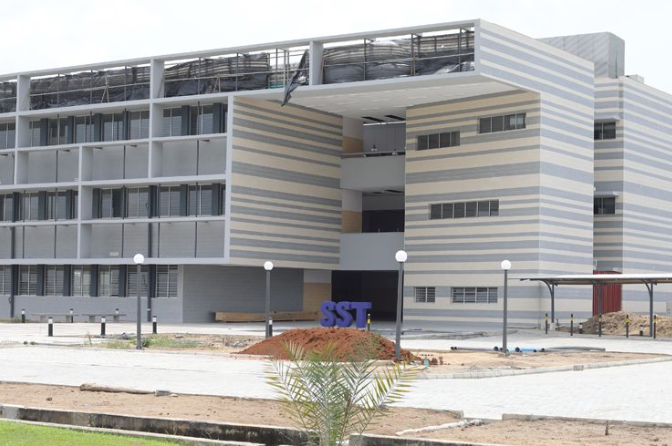
#> input picture WEEK_3/img/sst.png, 672 x 446 px
$ jupyter execute practice_7.ipynb
#> lines starting #> are read from the running program, lines starting #| are printed output that depends on the picture
[cell 1]
import cv2 as cv

img = cv.imread('img/sst.png')
#> img is the input picture: shape (446, 672, 3); mean B, G, R 162.7, 164.4, 165.4

cv.imshow('Original Image', img)
cv.waitKey(0)
cv.destroyAllWindows()

#gaussian blur
Gaussian = cv.GaussianBlur(img,(7,7),0)
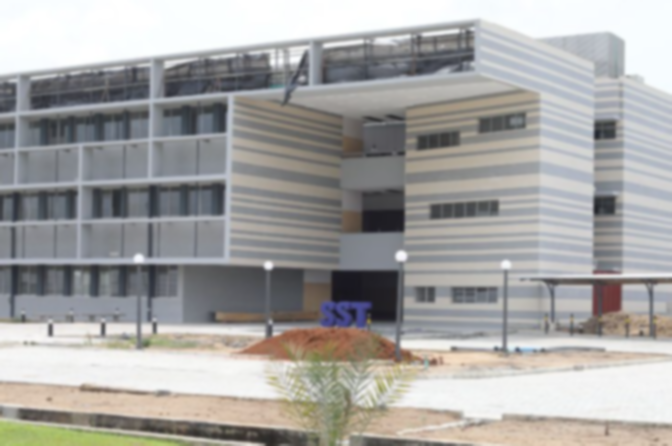
#> Gaussian: shape (446, 672, 3); mean B, G, R 162.7, 164.4, 165.4
cv.imshow('Gaussian Blurring', Gaussian)
cv.waitKey(0)

#Median blur
median = cv.medianBlur(img,5)
cv.imshow('Median Blurring', median)
cv.waitKey(0)

#Bilateral blur
bilateral = cv.bilateralFilter(img,9,75,75)
cv.imshow('Bilateral Blurring', bilateral)
cv.waitKey(0)
cv.destroyAllWindows()
